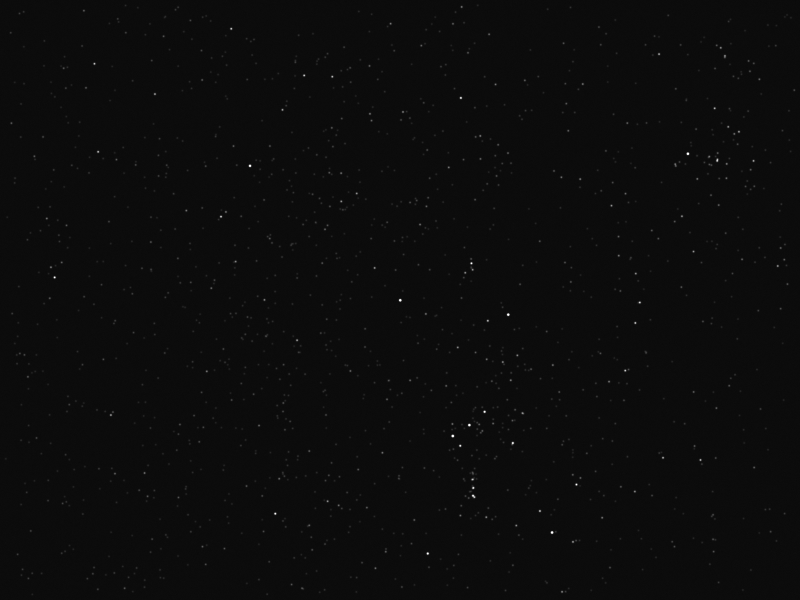
#> input picture samples/synthetic-orion-wide.png, 1600 x 1200 px (shown at 1/2 size)
$ python -i imaging.py   (imports and definitions only)   (older library calls are emulated)
#> lines starting #> are read from the running program, lines starting #| are printed output that depends on the picture; after the words box and inside, x2 and y2 are one past the last pixel; in counts of white or black regions, pixels touching at a corner belong together
#> further down, picture is the input picture: shape (1200, 1600, 3); min 6, max 255, mean 11.9
"""File-based camera provider and OpenCV source detection for the bench prototype."""

from io import BytesIO
import warnings

import cv2
import numpy as np
from astropy.io import fits
from PIL import Image, ImageOps, UnidentifiedImageError

MAX_BYTES = 20 * 1024 * 1024
MAX_PIXELS = 24_000_000


def decode_image(data: bytes) -> tuple[np.ndarray, bytes, str]:
    """Return RGB preview, normalized PNG bytes, and safe original extension.

    FITS originals are preserved separately for solving; only the display is
    percentile stretched. Raster images are decoded, not trusted by filename.
    """
    if not data or len(data) > MAX_BYTES:
        raise ValueError("Choose an image smaller than 20 MB.")
    if data.startswith(b"SIMPLE  ="):
        with fits.open(BytesIO(data), memmap=False) as hdus:
            array = next((h.data for h in hdus if h.data is not None), None)
            if array is None or array.ndim != 2 or array.size > MAX_PIXELS:
                raise ValueError("FITS upload must contain a 2D image up to 24 megapixels.")
            array = np.nan_to_num(array.astype(np.float32))
            low, high = np.percentile(array, [1, 99.8])
            gray = np.clip((array - low) * 255 / max(float(high - low), 1e-9), 0, 255).astype('uint8')
            rgb = cv2.cvtColor(gray, cv2.COLOR_GRAY2RGB)
            extension = ".fits"
    else:
        try:
            with warnings.catch_warnings():
                warnings.simplefilter("error", Image.DecompressionBombWarning)
                with Image.open(BytesIO(data)) as image:
                    if image.format not in {"PNG", "JPEG", "TIFF"}:
                        raise ValueError("Use PNG, JPEG, TIFF, or a 2D FITS image.")
                    if image.width * image.height > MAX_PIXELS:
                        raise ValueError("Image must be at most 24 megapixels.")
                    rgb = np.asarray(ImageOps.exif_transpose(image).convert("RGB"))
                    # Re-encode raster inputs to a consistent solver orientation.
                    extension = ".png"
        except (UnidentifiedImageError, OSError, Image.DecompressionBombWarning,
                Image.DecompressionBombError) as exc:
            raise ValueError("The image could not be decoded.") from exc
    out = BytesIO()
    Image.fromarray(rgb).save(out, format="PNG")
    return rgb, out.getvalue(), extension


def detect_sources(rgb: np.ndarray) -> dict:
    """Detect compact bright candidates; this is not celestial identification."""
    gray = cv2.cvtColor(rgb, cv2.COLOR_RGB2GRAY)
    # Remove slowly varying background before estimating a robust noise level.
    background = cv2.GaussianBlur(gray, (0, 0), 8)
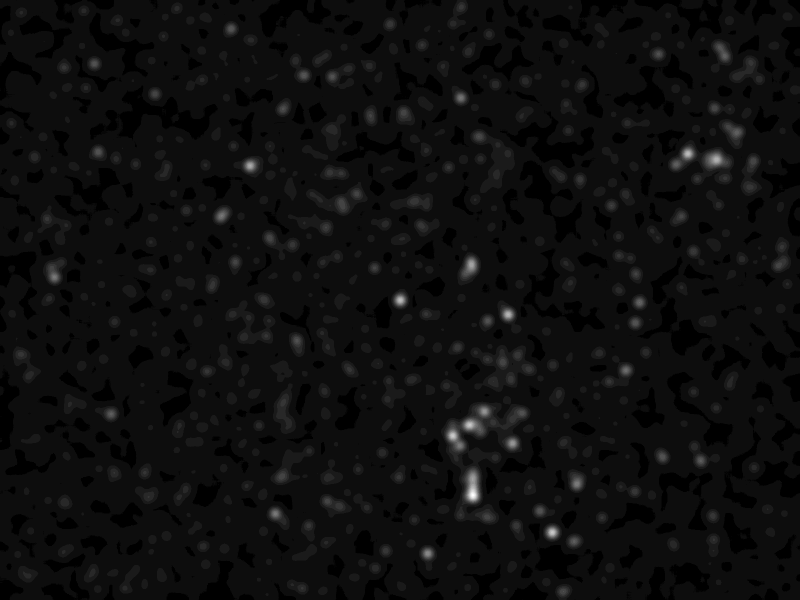
#> background: shape (1200, 1600) (shown at 1/2 size); min 11, max 30, mean 12.1; drawn with min black and max white
    residual = cv2.subtract(gray, background)
    median = float(np.median(residual))
#> median = 0
    mad = float(np.median(np.abs(residual.astype(float) - median)))
#> mad = 0
    threshold = max(12, median + 5 * 1.4826 * mad)
#> threshold = 12
    mask = (residual > threshold).astype('uint8')
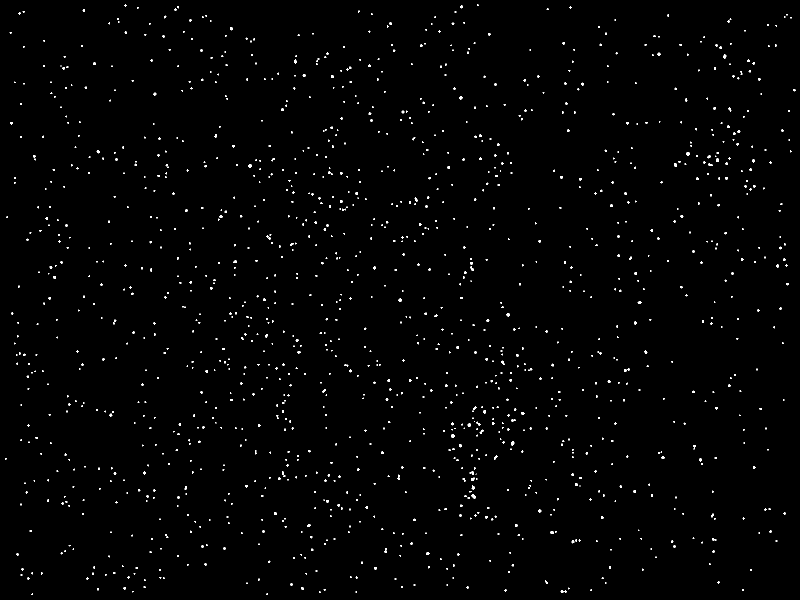
#> mask: shape (1200, 1600) (shown at 1/2 size); values 0 (black) and 1 (white), 0.95% white in thin lines or dots
    count, _, stats, centroids = cv2.connectedComponentsWithStats(mask)
#> count = 1426; stats = 1426 rows, first 6: [0, 0, 1600, 1200, 1901832], [249, 9, 4, 4, 12], [954, 9, 3, 3, 9], [921, 11, 5, 6, 23], [354, 13, 4, 4, 13], [1139, 13, 4, 4, 12]; centroids = 1426 pairs, first value 11.12 to 1588.1, second value 10 to 1188.1
    sources = []
    for index in range(1, count):
        x, y, width, height, area = stats[index]
        if 2 <= area <= 500 and max(width, height) <= 4 * max(1, min(width, height)):
            cx, cy = centroids[index]
            strength = float(residual[y:y+height, x:x+width].sum()) / np.sqrt(area)
            sources.append({"x": round(float(cx), 2), "y": round(float(cy), 2),
                            "area": int(area), "strength": round(strength, 2)})
#> this loop made 1425 passes
#> (x, y, width, height, area, cx, cy, strength) on passes 3, 31, 32, 40, 50, 70, 80: (921, 11, 5, 6, 23, 922.9, 13.22, 241.3), (779, 45, 5, 5, 22, 780.9, 46.91, 239.2), (903, 45, 6, 5, 20, 905.5, 47.2, 206.2), (460, 55, 5, 6, 26, 462, 57.12, 427.3), (976, 66, 5, 5, 21, 978, 68, 210.1), (840, 89, 5, 5, 21, 842, 91, 194.2), (1439, 93, 5, 5, 21, 1441, 95, 288)
    # A clipped bright star can have a flat core: background subtraction leaves
    # an annulus/spikes instead of its center. Measure saturated regions directly
    # from pixels, independently of any target or star catalog.
    saturated = (gray >= 250).astype('uint8')
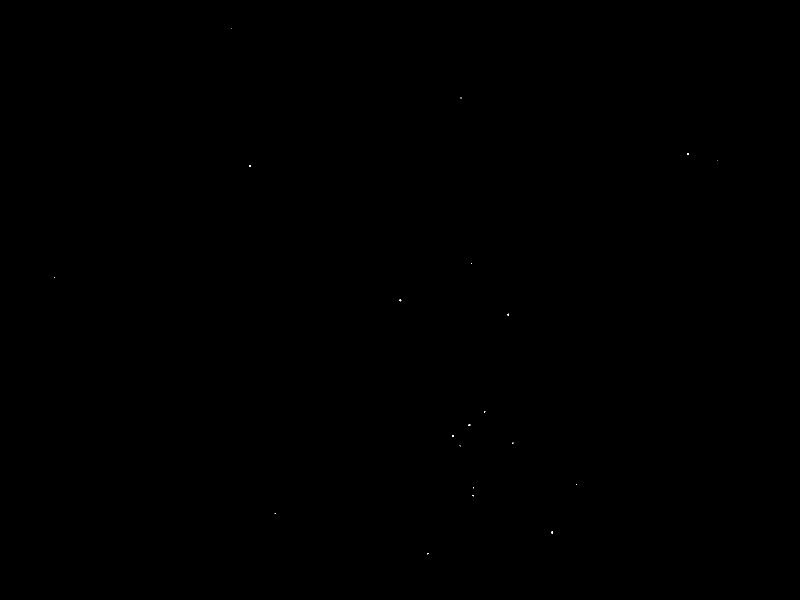
#> saturated: shape (1200, 1600) (shown at 1/2 size); values 0 (black) and 1 (white), 0.01% white in thin lines or dots, all inside (x1, y1, x2, y2) = (108, 57, 1435, 1109)
    clipped_count, _, clipped_stats, clipped_centers = cv2.connectedComponentsWithStats(saturated)
    for index in range(1, clipped_count):
        _, _, width, height, area = clipped_stats[index]
        if 20 <= area <= max(10000, min(100000, gray.size*.01)) and max(width, height) <= 3 * max(1, min(width, height)):
            cx, cy = clipped_centers[index]
            if not any((s['x'] - cx) ** 2 + (s['y'] - cy) ** 2 <= 25 for s in sources):
                sources.insert(0, {'x': round(float(cx), 2), 'y': round(float(cy), 2),
                                   'area': int(area), 'strength': float(255*np.sqrt(area)),
                                   'profile': 'saturated candidate'})
    total = len(sources)
    # Keep the strongest candidates throughout the frame, rather than the
    # first 2,000 encountered from the top. Dense fields otherwise lost their
    # lower-half sources, including bright named stars.
    sources.sort(key=lambda s: s['strength'], reverse=True)
    sources = sources[:2000]
    return {"analysis_version": 3, "sources": sources, "count": len(sources),
            "total_candidates": total, "truncated": total > len(sources),
            "focus_score": round(float(cv2.Laplacian(gray, cv2.CV_64F).var()), 2),
            "mean_brightness": round(float(gray.mean()), 2),
            "width": int(rgb.shape[1]), "height": int(rgb.shape[0]),
            "warning": "Bright candidates are not confirmed stars. Plate solving verifies the field."}

>>> import cv2
>>> picture = cv2.cvtColor(cv2.imread('../samples/synthetic-orion-wide.png'), cv2.COLOR_BGR2RGB)
>>> result = detect_sources(picture)
